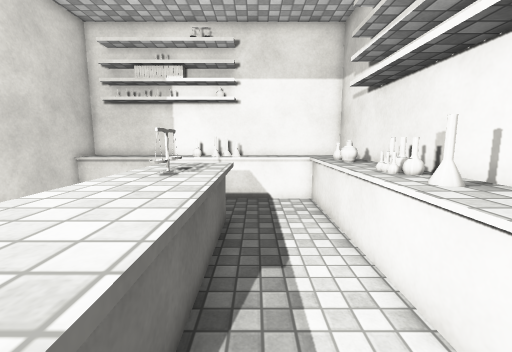
view 1 (above)

12 first-person views from a walk through a scene from a Unity 3-D project. The camera is 1.5 m above the floor, tilts 8° down and sees 90° across. The floor is counted in squares, 0.5 m on a side. Each view is taken from the middle of a square. On the plan, view 1 faces up. The plan holds only what a view shows up to about 19 squares ahead; the rest is blank. The place goes on beyond the plan. The player is left out. Door leaves are left out, so doorways stand open. Surface patterns are stand-ins for the level's own textures.

view 2
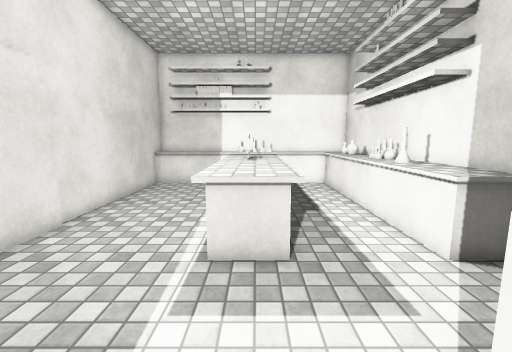

view 3
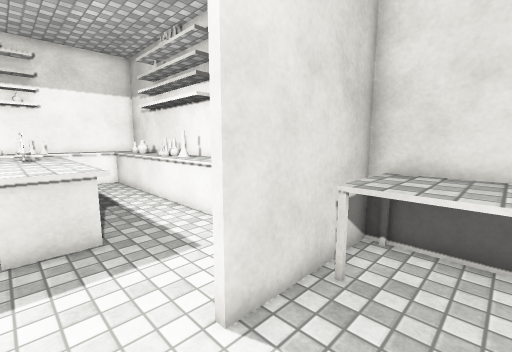

view 4
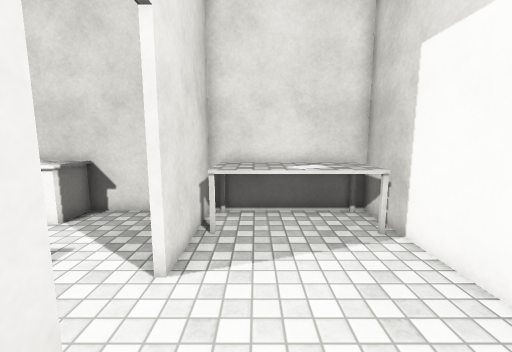

view 5
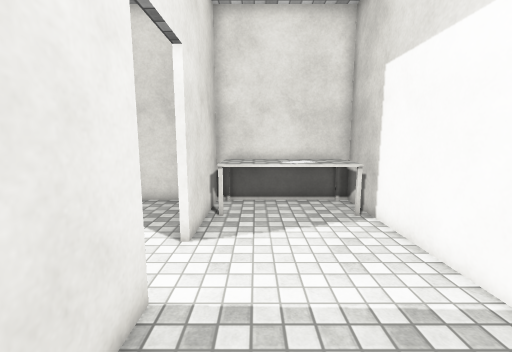

view 6
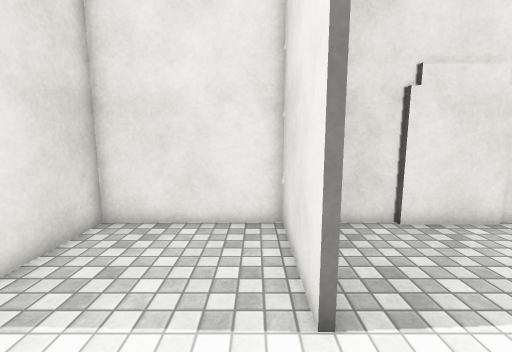

view 7
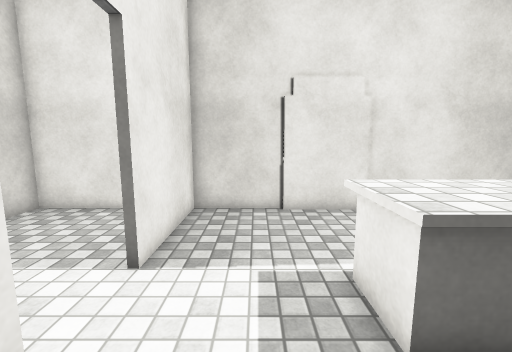

view 8
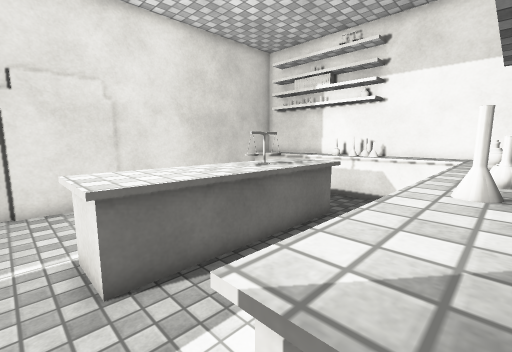

view 9
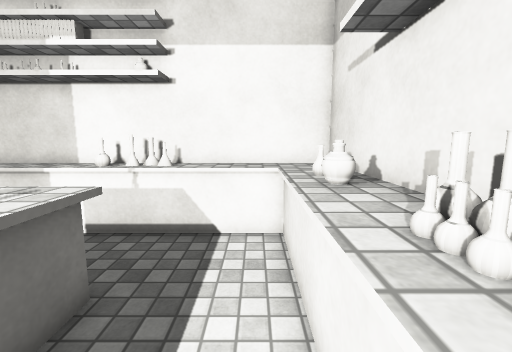

view 10
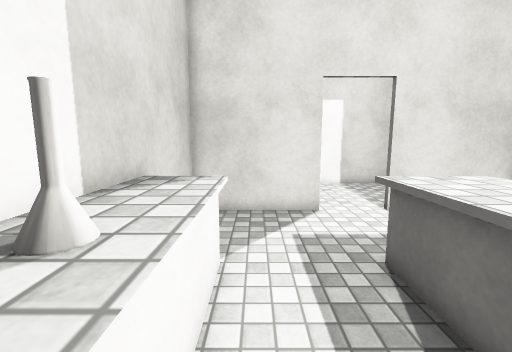

view 11
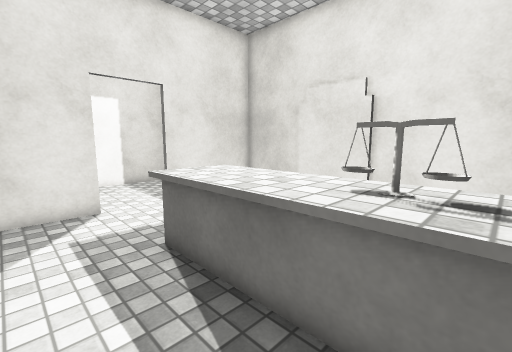

view 12
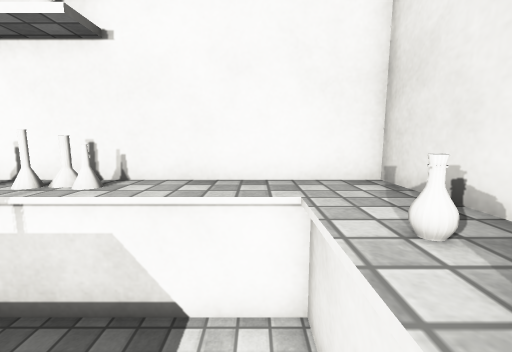

### Floor plan
Key: @ floor where view 1 was taken; # wall or solid block; . floor; D open door; = window, fence, low wall or low ledge; ^ raised ledge; O other object.
Columns run from 9 left of view 1 to 5 right of it. Each row starts with its distance up from view 1.
 15 ###############
 14 ^^^^^^^##^^^^^#
 13 ^^^^^^==^^^^^^#
 12 #...  ......^^#
 11 #....  .....OO#
 10 #....  .....OO#
  9 #.... ^^^...^^#
  8 #.... ^^^...^^#
  7 #.... ^^^...^##
  6 #.....^^^...^^#
  5 #.....^^^...^^#
  4 #.....^^^...^^#
  3 #.....^^^...^^#
  2 #.....^^^...^^#
  1 #.....^^^...^^#
  0 #........@....#
 -1 #.............#
 -2 #.............#
 -3 #.............#
 -4 ######DDD######
 -5 #..........^^^#
 -6 #..........^^^#
 -7 #..........^^^#
 -8 #..........^^^#
 -9 #..........^^^#
-10 #..........^^^#
-11 ##############

Positions as (right, up) in squares from view 1, and headings:
1: (0, 0), facing up
2: (-2, -5), facing up
3: (-3, -7), facing up-right
4: (-6, -6), facing right
5: (-8, -6), facing right
6: (0, -5), facing left
7: (2, -1), facing left
8: (4, 0), facing up-left
9: (2, 5), facing up
10: (2, 7), facing down
11: (2, 8), facing down-left
12: (2, 9), facing up
